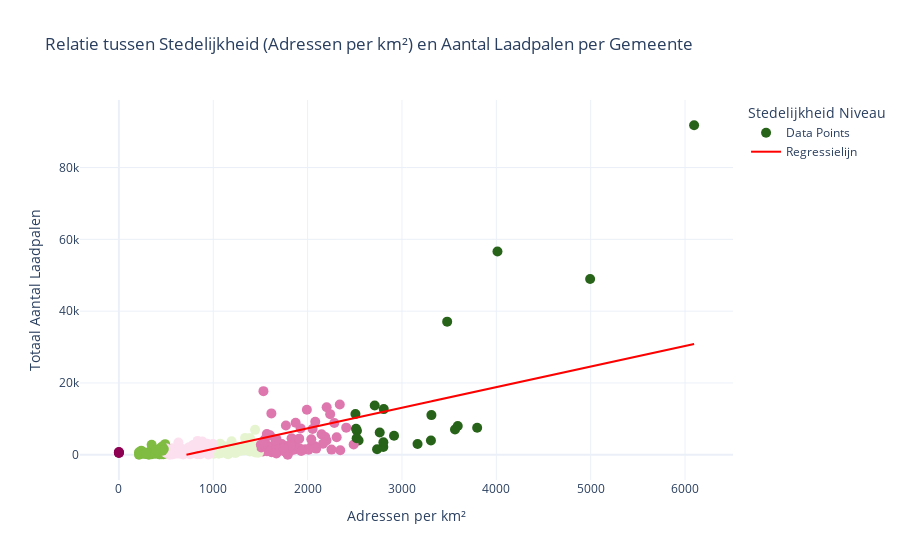

The cell this chart's notebook holds for it:
### Code cell
import plotly.graph_objects as go
import statsmodels.api as sm

# Prepare data for regression line
X = merged['Adresses per km²']
y = merged['Totaal Aantal (Totaal)']
X = sm.add_constant(X)  # Voeg een constante toe voor de intercept
model = sm.OLS(y, X).fit()
merged['Predicted'] = model.predict(X)

# Filter voor positieve waarden om regressielijn te plotten
filtered_data = merged[merged['Predicted'] > 0]

# Create scatter plot
fig = go.Figure()

# Add scatter points with municipality names as hover text
fig.add_trace(go.Scatter(
    x=merged['Adresses per km²'],
    y=merged['Totaal Aantal (Totaal)'],
    mode='markers',
    marker=dict(color=merged['Urbanisation Level'].astype('category').cat.codes, size=10),
    text=merged['Municipality'],  # Show municipality name on hover
    hoverinfo='text',  # Specify what to show on hover
    name='Data Points'
))

# Add regression line
fig.add_trace(go.Scatter(
    x=filtered_data['Adresses per km²'],
    y=filtered_data['Predicted'],
    mode='lines',
    line=dict(color='red', width=2),
    name='Regressielijn'
))

# Update layout
fig.update_layout(
    title='Relatie tussen Stedelijkheid (Adressen per km²) en Aantal Laadpalen per Gemeente',
    xaxis_title='Adressen per km²',
    yaxis_title='Totaal Aantal Laadpalen',
    legend_title='Stedelijkheid Niveau',
    template='plotly_white'
)

# Show plot
fig.show()

### Figure 1 — Plotly figure (JSON) as saved in the notebook; plotly's stock layout.template omitted (floating-point values rounded to 4 significant figures; data arrays with more than 128 entries replaced by an {"elided": "..."} marker saying what was removed)
{"data": [{"hoverinfo": "text", "marker": {"color": {"elided": "352 int values"}, "size": 10}, "mode": "markers", "name": "Data Points", "text": {"elided": "352 str values"}, "type": "scatter", "x": {"elided": "352 int values"}, "y": {"elided": "352 float values"}}, {"line": {"color": "red", "width": 2}, "mode": "lines", "name": "Regressielijn", "type": "scatter", "x": {"elided": "230 int values"}, "y": {"elided": "230 float values"}}], "layout": {"legend": {"title": {"text": "Stedelijkheid Niveau"}}, "title": {"text": "Relatie tussen Stedelijkheid (Adressen per km²) en Aantal Laadpalen per Gemeente"}, "xaxis": {"title": {"text": "Adressen per km²"}}, "yaxis": {"title": {"text": "Totaal Aantal Laadpalen"}}}}
